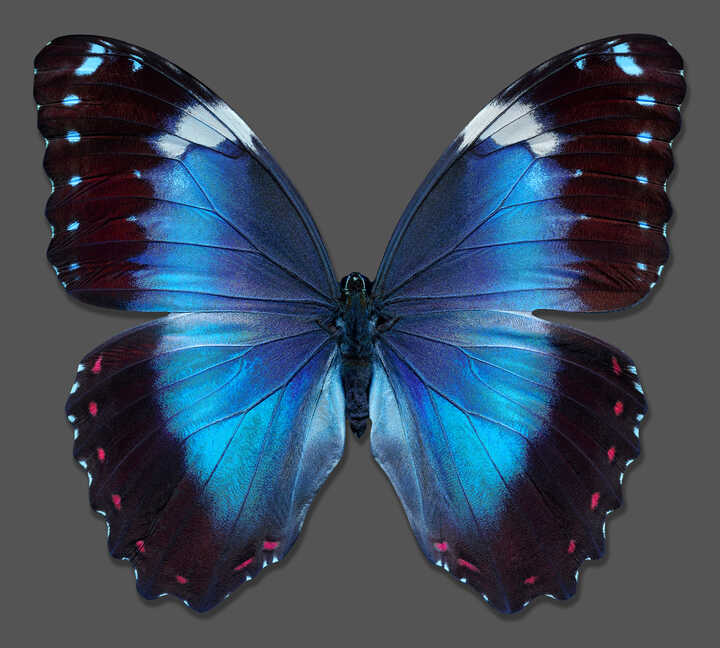
#> input picture images/bf.jpg, 720 x 648 px
$ jupyter execute resize_rotate.ipynb
#> lines starting #> are read from the running program, lines starting #| are printed output that depends on the picture
[cell 1]
import cv2
import numpy as np

[cell 2]
img = cv2.imread("images/bf.jpg")
#> img is the input picture: shape (648, 720, 3); mean B, G, R 90.5, 74.5, 61

[cell 3]
# Resize

[cell 4]
img_half = cv2.resize(img, (0,0), fx=0.5, fy=0.5)
img_stretch = cv2.resize(img, (1000,1000))
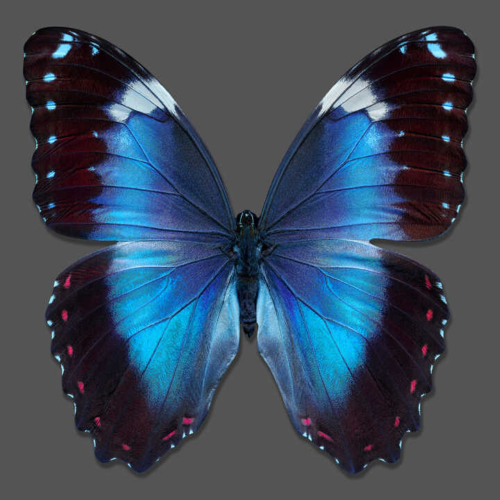
#> img_stretch: shape (1000, 1000, 3) (shown at 1/2 size); mean B, G, R 90.4, 74.4, 60.9
img_stretch_nearest = cv2.resize(img, (1000,1000), interpolation=cv2.INTER_NEAREST)

# ----------------------------------------
# cv2.imshow("Half", img_half)
# cv2.imshow("Stretch", img_stretch)
# cv2.imshow("Nearest", img_stretch_nearest)

[cell 5]
# Rotate

[cell 6]
matrix = cv2.getRotationMatrix2D((0,0), -30, 1)
rotated = cv2.warpAffine(img, matrix, (img.shape[1], img.shape[0]))
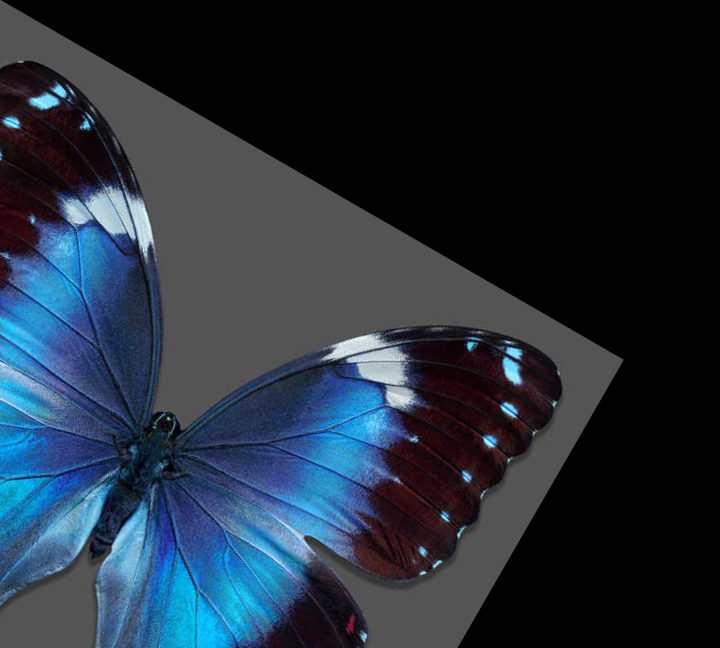
#> rotated: shape (648, 720, 3); mean B, G, R 57.8, 45.6, 34.6

# ----------------------------------------

cv2.imshow("Rotated", rotated)
